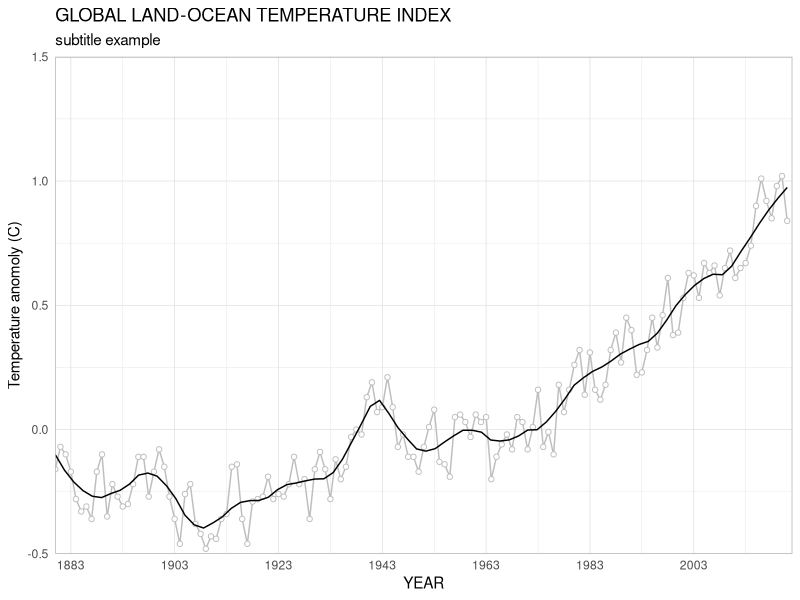
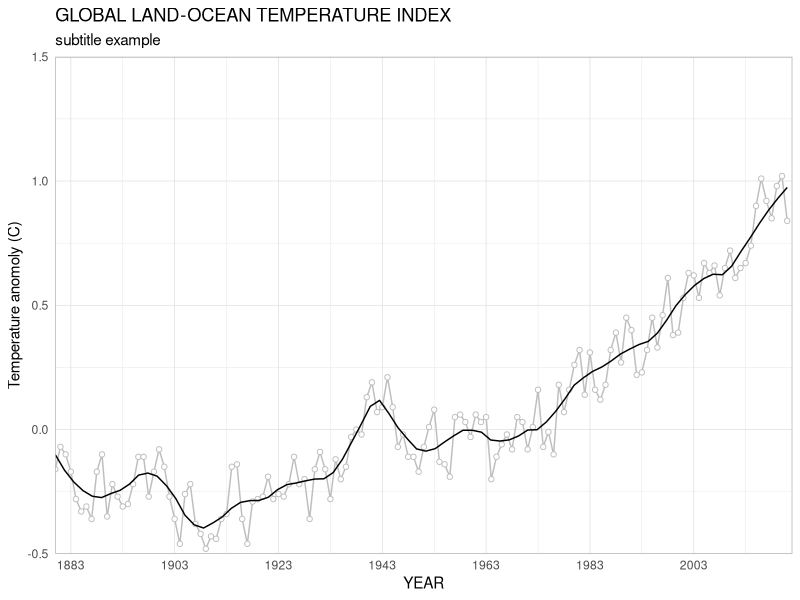

The R source for these figures, in order:
library(tidyverse)

read_csv("data/GLB.Ts+dSST.csv", skip = 1, na = "***") |> 
  
  select(year = Year, t_diff = `J-D`) |> 
  
  ggplot(aes(x = year, y = t_diff)) + 
  
  geom_line(color = 'gray') +
  
  geom_point(fill = 'white', color = 'gray', shape = 21) +
  
  geom_smooth(se = F, color = 'black', size = 0.5, span = 0.15) +
  
  scale_x_continuous(breaks =  seq(1883, 2023, 20), expand = c(0,0)) +
  
  scale_y_continuous(limits =  c(-0.5, 1.5), expand = c(0,0)) +
  
  labs(x = 'YEAR', 
       y = "Temperature anomoly (C)",
       subtitle = 'subtitle example',
       title = 'GLOBAL LAND-OCEAN TEMPERATURE INDEX') +
  
  theme_light() + 
  
  theme(axis.ticks = element_blank())


ggsave('figures/temperature_index_plot.png', width = 6.5, height = 4)

# This is for testing purposes...

